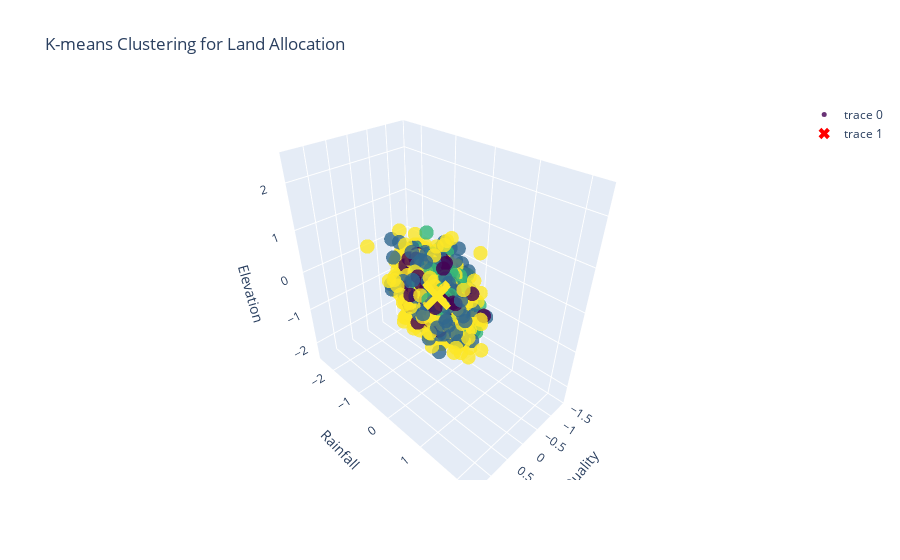

Source (notebook cell):
### Code cell
import plotly.graph_objects as go

# Create a 3D scatter plot for the clusters
fig = go.Figure()

# Add the data points
fig.add_trace(go.Scatter3d(
    x=scaled_data[:, 0],
    y=scaled_data[:, 1],
    z=scaled_data[:, 2],
    mode='markers',
    marker=dict(
        size=5,
        color=labels,
        colorscale='Viridis',
        opacity=0.8
    )
))

# Add the cluster centers
fig.add_trace(go.Scatter3d(
    x=kmeans.cluster_centers_[:, 0],
    y=kmeans.cluster_centers_[:, 1],
    z=kmeans.cluster_centers_[:, 2],
    mode='markers',
    marker=dict(
        size=10,
        color='red',
        symbol='x'
    )
))

# Set the title and axis labels
fig.update_layout(
    title='K-means Clustering for Land Allocation',
    scene=dict(
        xaxis_title='Soil Quality',
        yaxis_title='Rainfall',
        zaxis_title='Elevation'
    )
)

# Show the plot
fig.show()

### Figure 1 — Plotly figure (JSON) as saved in the notebook; plotly's stock layout.template omitted (floating-point values rounded to 4 significant figures; data arrays with more than 128 entries replaced by an {"elided": "..."} marker saying what was removed)
{"data": [{"marker": {"color": {"elided": "2000 int values"}, "colorscale": [[0, "#440154"], [0.1111, "#482878"], [0.2222, "#3e4989"], [0.3333, "#31688e"], [0.4444, "#26828e"], [0.5556, "#1f9e89"], [0.6667, "#35b779"], [0.7778, "#6ece58"], [0.8889, "#b5de2b"], [1, "#fde725"]], "opacity": 0.8, "size": 5}, "mode": "markers", "type": "scatter3d", "x": {"elided": "2000 float values"}, "y": {"elided": "2000 float values"}, "z": {"elided": "2000 float values"}}, {"marker": {"color": "red", "size": 10, "symbol": "x"}, "mode": "markers", "type": "scatter3d", "x": [-0.6865, 0.2933, -1.414, 1.246], "y": [-0.6463, 0.2298, -1.292, 1.201], "z": [-0.6545, 0.2493, -1.296, 1.186]}], "layout": {"scene": {"xaxis": {"title": {"text": "Soil Quality"}}, "yaxis": {"title": {"text": "Rainfall"}}, "zaxis": {"title": {"text": "Elevation"}}}, "title": {"text": "K-means Clustering for Land Allocation"}}}
